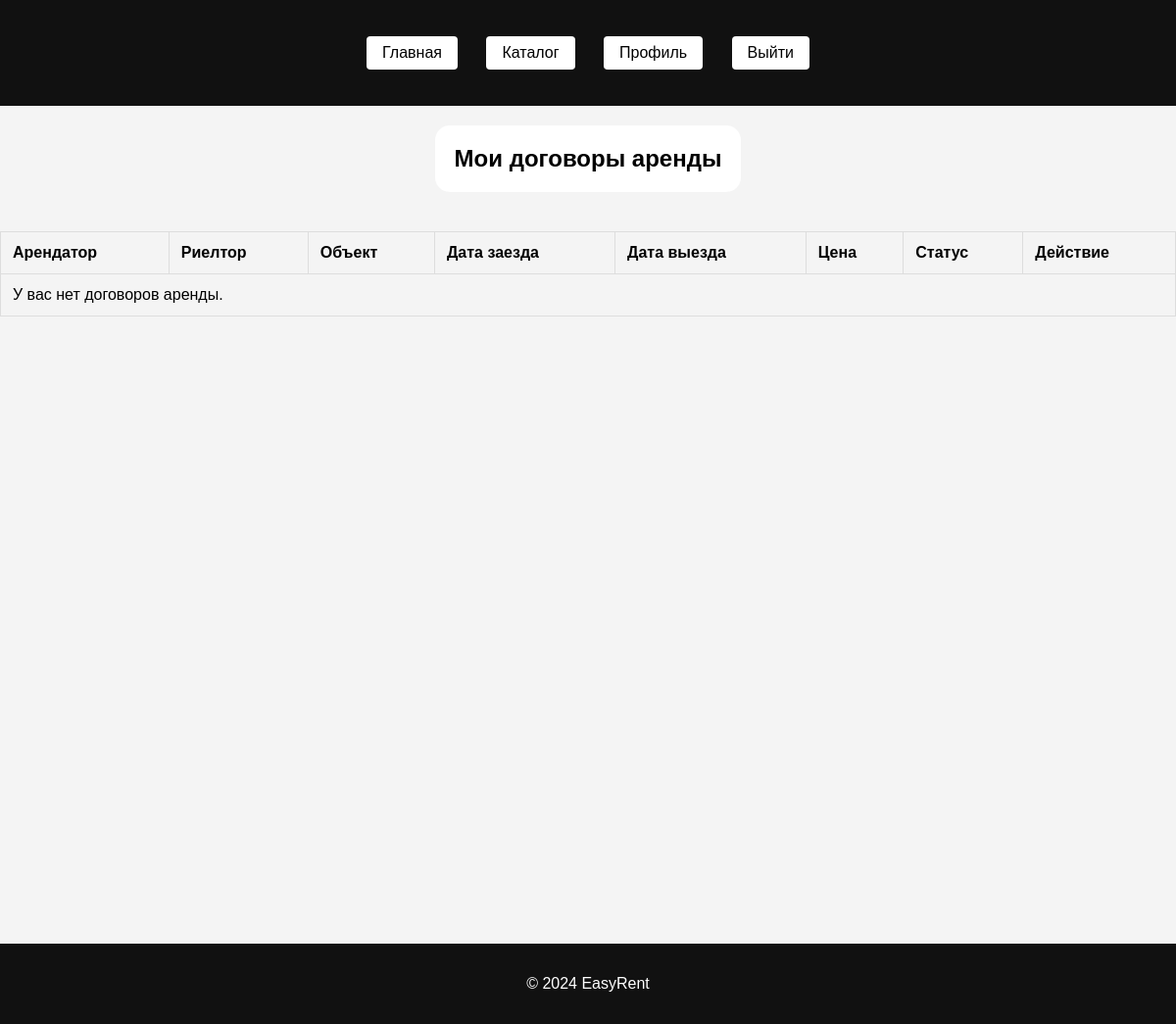
Before: /realtor_rental_agreements/ (signed in) with the older database file.
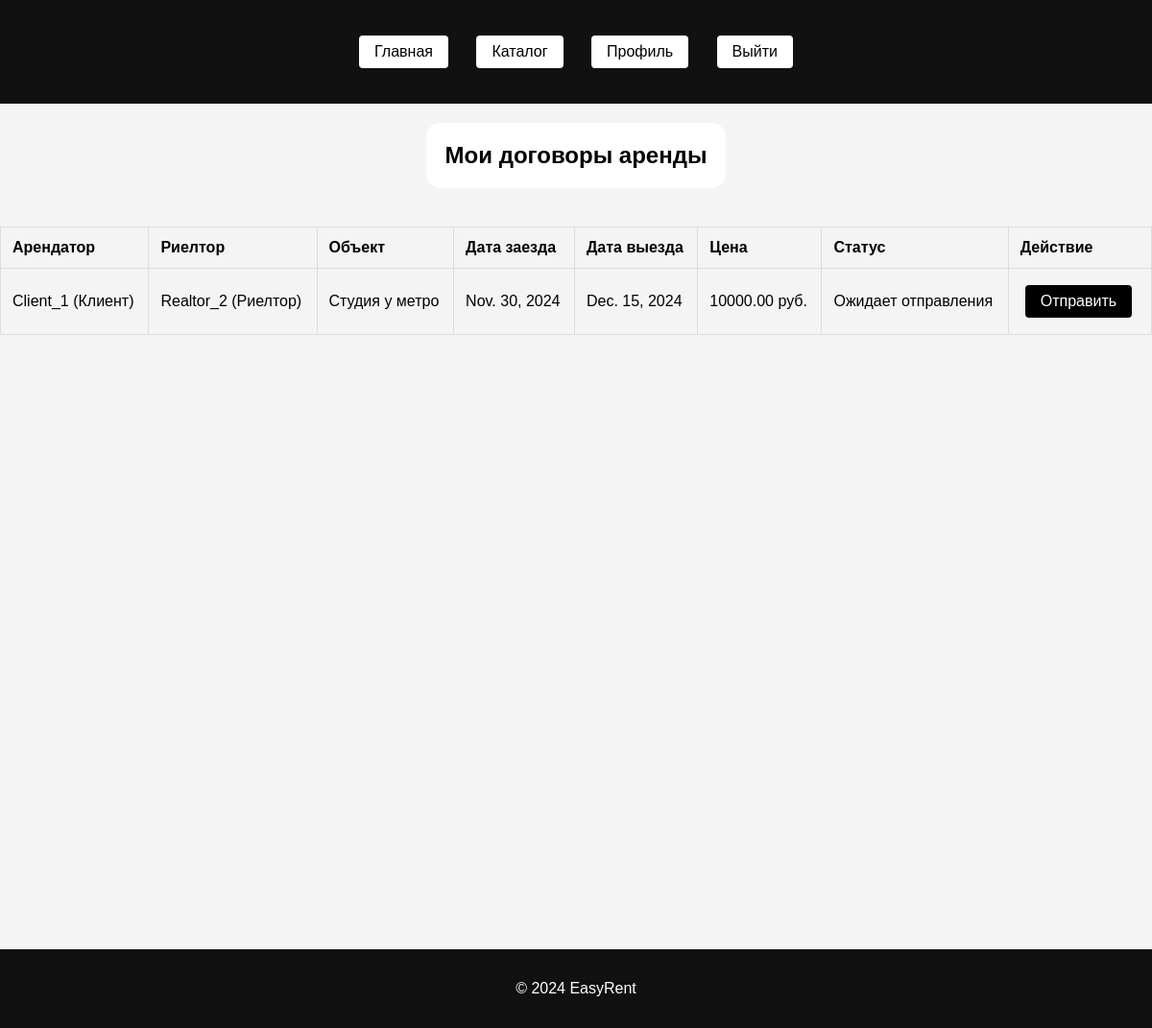
After: the same page with the newer database file.
### core/models.py (models this page shows, shortened)
class RentalAgreement(models.Model):
    STATUS_CHOICES = [
        ('pending_sent', 'Ожидает отправления'),
        ('sent', 'Отправлено'),
        ('pending_confirmed', 'Ожидает подтверждения'),
        ('confirmed', 'Подтверждено'),
    ]
    viewing_request = models.OneToOneField(ViewingRequest, on_delete=models.CASCADE)
    tenant = models.ForeignKey(User, on_delete=models.CASCADE, related_name='tenant_agreements')
    realtor = models.ForeignKey(User, on_delete=models.CASCADE, related_name='realtor_agreements', verbose_name="Риелтор", null=True)
    start_date = models.DateField()
    end_date = models.DateField()
    rent_price = models.DecimalField(max_digits=10, decimal_places=2)
    signed_date = models.DateField(auto_now_add=True)
    status = models.CharField(max_length=30, choices=STATUS_CHOICES, default='pending_sent')

class User(AbstractUser):
    ROLE_CHOICES = [
        ('admin', 'Администратор'),
        ('realtor', 'Риелтор'),
        ('client', 'Клиент'),
    ]
    role = models.CharField(
        max_length=10,
        choices=ROLE_CHOICES,
        default='client',
    )
    def __str__(self):
        return f"{self.username} ({self.get_role_display()})"

class ViewingRequest(models.Model):
    STATUS_CHOICES = [
        ('pending', 'Ожидает подтверждения'),
        ('confirmed', 'Подтверждено'),
    ]
    property = models.ForeignKey(Property, on_delete=models.CASCADE)
    user = models.ForeignKey(settings.AUTH_USER_MODEL, on_delete=models.CASCADE)
    realtor = models.ForeignKey(User, on_delete=models.CASCADE, related_name='viewing_requests_as_realtor', verbose_name="Риелтор", null=True)
    request_date = models.DateTimeField(auto_now_add=True)
    status = models.CharField(max_length=10, choices=STATUS_CHOICES, default='pending')
    viewing_time = models.DateField() # Время, когда клиент хочет посмотреть объект

class Property(models.Model):
    PROPERTY_STATUS = [
        ('available', 'Свободно'),
        ('rented', 'Сдано'),
    ]
    title = models.CharField(max_length=100)
    description = models.TextField()
    area = models.DecimalField(max_digits=8, decimal_places=2)
    location = models.CharField(max_length=255)
    price = models.DecimalField(max_digits=10, decimal_places=2)
    status = models.CharField(max_length=10, choices=PROPERTY_STATUS, default='available')
    realtor = models.ForeignKey(
        settings.AUTH_USER_MODEL,
        on_delete=models.CASCADE,
        related_name='properties',
        limit_choices_to={'role': 'realtor'},
        null=True,  # На случай, если нужно оставить недвижимость без риелтора
        blank=True
    )

### core/views.py (the view)
# urls.py: path('realtor_rental_agreements/', views.realtor_rental_agreements, name='realtor_rental_agreements'),
@login_required
def realtor_rental_agreements(request):
    agreements = RentalAgreement.objects.filter(realtor=request.user)
    return render(request, 'core/realtor_rental_agreements.html', {'agreements': agreements})

### core/templates/core/realtor_rental_agreements.html (shortened to what this page needs)
{% extends 'base.html' %}
{% block content %}
  <div class="center-container-property-list">
    <h2 class = "custom-h2">Мои договоры аренды</h2>
  </div>
  <table class="requests-table">
    <thead>
      <tr>
        <th>Арендатор</th>
        <th>Риелтор</th>
        <th>Объект</th>
        <th>Дата заезда</th>
        <th>Дата выезда</th>
        <th>Цена</th>
        <th>Статус</th>
        <th>Действие</th>
      </tr>
    </thead>
    <tbody>
      {% for agreement in agreements %}
        <tr>
          <td>{{ agreement.tenant }}</td>
          <td>{{ agreement.realtor }}</td>
          <td>{{ agreement.viewing_request.property.title }}</td>
          <td>{{ agreement.start_date }}</td>
          <td>{{ agreement.end_date }}</td>
          <td>{{ agreement.rent_price }} руб.</td>
          <td>{{ agreement.get_status_display }}</td>
          <td>
            {% if agreement.status == 'pending_sent' %}
                <form method="post" action="{% url 'core:realtor_sent_agreements' agreement.id %}">
                    <button type="submit" class='body-button'>Отправить</button>
                </form>
            {% elif agreement.status == 'sent' %}
                <form method="post" action="{% url 'core:realtor_cancel_sent_agreements' agreement.id %}">
                    {% csrf_token %}
                    <button type="submit" class='body-button'>Отменить отправку</button>
                </form>
            {% elif agreement.status == 'pending_confirmed' %}
                <form method="post" action="{% url 'core:realtor_confirm_rental_agreements' agreement.id %}">
                    {% csrf_token %}
                    <button type="submit" class='body-button'>Подтвердить</button>
                </form>
            {% elif agreement.status == 'confirmed' %}
              <form method="post" action="{% url 'core:realtor_cancel_sent_agreements' agreement.id %}">
                  {% csrf_token %}
                  <button type="submit" class='body-button'>Отменить подтверждение</button>
              </form>
            {% endif %}
          </td>
        </tr>
      {% empty %}
        <tr>
          <td colspan="8">У вас нет договоров аренды.</td>
        </tr>
      {% endfor %}
    </tbody>
  </table>
  <div class="center-container"></div>
{% endblock %}

### core/templates/base.html (shortened to what this page needs)
{% load static %}
<!DOCTYPE html>
<html lang="ru">
<head>
    <link rel="stylesheet" href="{% static 'css/styles.css' %}">
</head>
<body>
    <header>
        <nav>
            <ul class="header-menu">
                <li><a href="{% url 'core:home' %}" class="header-button">Главная</a></li>
                <li><a href="{% url 'core:property_list' %}" class="header-button">Каталог</a></li>
                {% if user.is_authenticated %}
                    <li><a href="{% url 'core:profile' %}" class="header-button">Профиль</a></li>
                    <form action="{% url 'core:logout' %}" method="post" style="display: inline;">
                        <button class="header-button" type="submit" >Выйти</button>
                    </form>
                {% else %}
                    <li><a href="{% url 'core:register' %}" class="header-button">Зарегистрироваться</a></li>
                    <li><a href="{% url 'core:login' %}" class="header-button">Войти</a></li>
                {% endif %}
            </ul>
        </nav>
    </header>
    <main>
        {% block content %}{% endblock %}
    </main>
    <footer>
        <p>&copy; 2024 EasyRent</p>
    </footer>
</body>
</html>

### static/css/styles.css (style rules this page uses)
body { background-image: url('../images/building_composition_2.png'); background-size: cover; background-position: center; background-repeat: no-repeat; font-family: Arial, sans-serif; margin: 0; padding: 0; background-color: #f4f4f4; }
header { background-color: #111; color: #fff; padding: 1rem; display: flex; justify-content: center; align-items: center; }
.center-container { display: flex; flex-direction: column; justify-content: center; align-items: center; height: 80vh; }
.custom-h2 { margin-bottom: 20px; padding: 20px; border-radius: 15px; background-color: white; color: black; }
nav ul { list-style-type: none; padding: 0; }
nav ul li { display: inline; margin-right: 15px; }
nav ul li a { color: #fff; text-decoration: none; }
footer { text-align: center; padding: 1rem; background-color: #111; color: #fff; }
button { background-color: #2d73cf; color: white; border: none; padding: 10px 20px; font-size: 16px; cursor: pointer; border-radius: 5px; }
.header-button { display: inline-block; padding: 8px 16px; margin: 5px; color: black; background-color: white; border: none; border-radius: 4px; font-size: 16px; text-align: center; text-decoration: none; cursor: pointer; transition: background-color 0.3s, transform 0.3s; }
.body-button { display: inline-block; padding: 8px 16px; margin: 5px; color: white; background-color: black; border: none; border-radius: 4px; font-size: 16px; text-align: center; text-decoration: none; cursor: pointer; transition: background-color 0.3s, transform 0.3s; }
.center-container-property-list { display: flex; flex-direction: column; justify-content: center; align-items: center; }
.requests-table { width: 100%; border-collapse: collapse; margin-top: 20px; background-color: #f4f4f4; }
.requests-table th, .requests-table td { padding: 12px; text-align: left; border: 1px solid #ddd; }
.requests-table th { background-color: #f4f4f4; font-weight: bold; }
.requests-table td { text-overflow: ellipsis; white-space: nowrap; overflow: hidden; }

Changed rows visible on the page:
added RentalAgreement: tenant "Client_1 (Клиент)", realtor "Realtor_2 (Риелтор)", viewing_request.property "Студия у метро", start_date "Nov. 30, 2024", end_date "Dec. 15, 2024", rent_price "10000.00", status "Ожидает отправления", shows "Отправить"
Other visible differences:
text no longer shown: "У вас нет договоров аренды."
